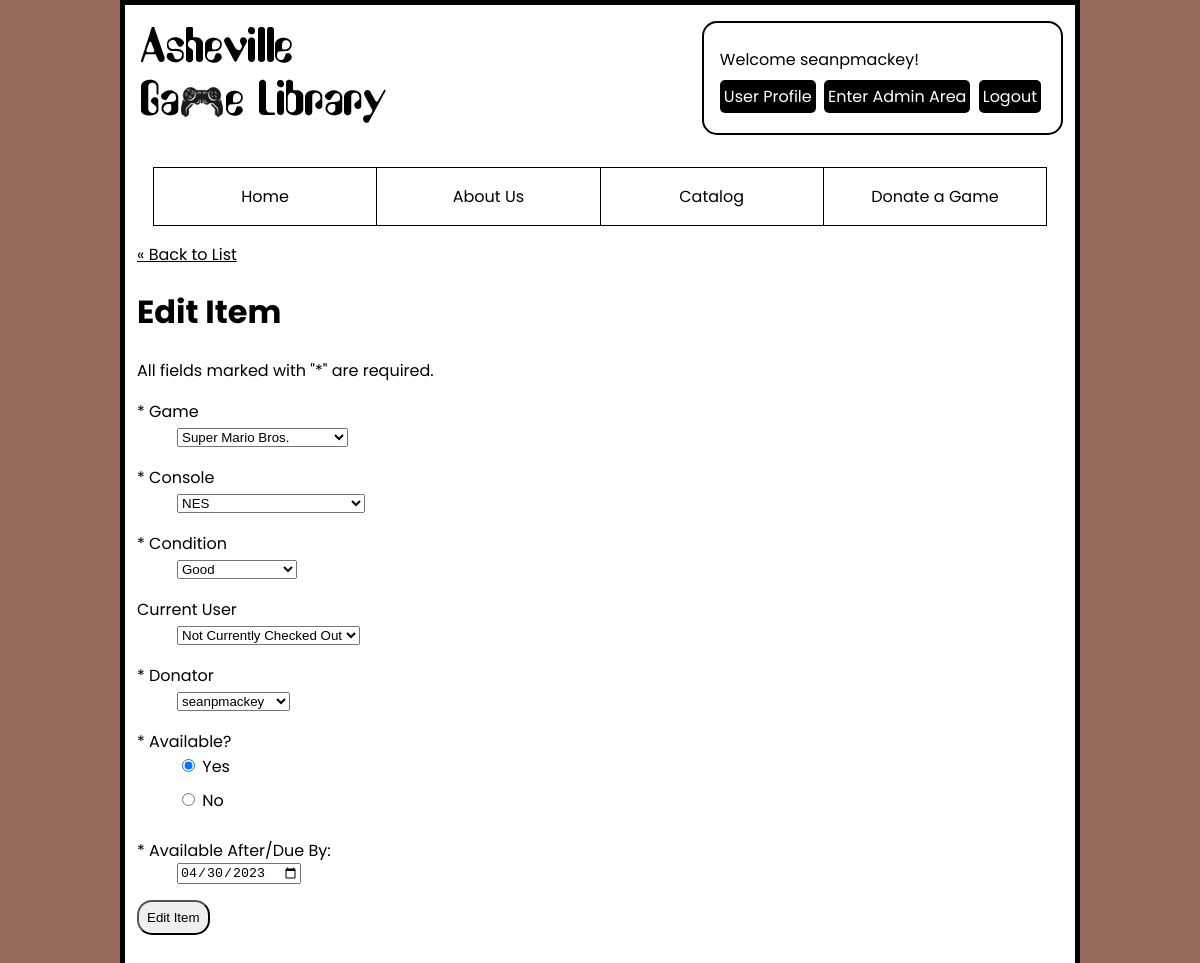
Page /admin/inventory/edit.php?id=1 (signed in) on the committed database.
### tables this page shows
CREATE TABLE `users_usr` (
  `id` int(11) NOT NULL,
  `fname_usr` varchar(255) NOT NULL,
  `lname_usr` varchar(255) NOT NULL,
  `username_usr` varchar(255) NOT NULL,
  `email_usr` varchar(255) NOT NULL,
  `hashed_password_usr` varchar(255) NOT NULL,
  `street_address_usr` varchar(255) NOT NULL,
  `city_usr` varchar(255) NOT NULL,
  `zip_usr` varchar(255) NOT NULL,
  `id_sta_usr` int(11) NOT NULL,
  `user_level_usr` enum('user','admin') NOT NULL
);

CREATE TABLE `inventory_inv` (
  `id` int(11) NOT NULL,
  `id_gme_inv` int(11) DEFAULT NULL,
  `id_con_inv` int(11) DEFAULT NULL,
  `condition_inv` enum('Like New','Great','Good','Acceptable','Poor') NOT NULL,
  `id_usr_inv` int(11) DEFAULT NULL,
  `id_usrdonator_inv` int(11) DEFAULT NULL,
  `available_inv` tinyint(1) NOT NULL,
  `available_after_inv` date NOT NULL
);

CREATE TABLE `games_gme` (
  `id` int(11) NOT NULL,
  `name_gme` varchar(255) NOT NULL,
  `id_age_gme` int(11) DEFAULT NULL,
  `id_gnr_gme` int(11) DEFAULT NULL,
  `id_cmppub_gme` int(11) DEFAULT NULL
);

CREATE TABLE `consoles_con` (
  `id` int(11) NOT NULL,
  `name_con` varchar(255) NOT NULL
);

### private/functions.php (called while the page is built, shortened)
<?php
function url_for($script_path) {
  if($script_path[0] != '/') {
    $script_path = "/" . $script_path;
  }
  return WWW_ROOT . $script_path;
}
function h($string="") {
  return htmlspecialchars($string);
}
?>

### private/initialize.php (called while the page is built, shortened)
<?php
  require_once('functions.php');
  $session = new Session;
?>

### private/classes/Session.class.php (called while the page is built, shortened)
<?php
class Session {
    private $user_id;
    private $last_login;
    public function is_logged_in() {
        return isset($this->user_id) && $this->last_login_is_recent();
    }
    private function check_stored_login() {
        if(isset($_SESSION['user_id'])) {
            $this->user_id = $_SESSION['user_id'];
            $this->username = $_SESSION['username'];
            $this->last_login = $_SESSION['last_login'];
        }
    }
    private function last_login_is_recent() {
      if(!isset($this->last_login)){
        return false;
      } elseif($this->last_login + self::MAX_LOGIN_AGE < time() || !User::find_by_id($this->user_id)) {
        $this->logout();
        return false;
      } else {
        return true;
      }
    }
}

### private/classes/DatabaseObject.class.php (called while the page is built, shortened)
<?php
class DatabaseObject {
  static protected $database;
  static protected $table_name = "";
  static public function set_database($database) {
    self::$database = $database;
  }
  static public function find_by_sql($sql) {
    $result = self::$database->query($sql);
    $object_array = [];
    while($record = $result->fetch_assoc()) {
      $object_array[] = static::instantiate($record);
    }
    return $object_array;
  }
  static public function find_all() {
    $sql = "SELECT * FROM " . static::$table_name;
    return static::find_by_sql($sql);
  }
  static public function find_by_id($id) {
    $sql = "SELECT * FROM " . static::$table_name . " ";
    $sql .= "WHERE id='" . self::$database->escape_string($id) . "'";
    $obj_array = static::find_by_sql($sql);
    if(!empty($obj_array)) {
      return array_shift($obj_array);
    } else {
      return false;
    }
  }
  static protected function instantiate($record) {
    $object = new static;
    foreach($record as $property => $value) {
      if(property_exists($object, $property)) {
        $object->$property = $value;
      }
    }
    return $object;
  }
}
?>

### private/status_error_functions.php (called while the page is built, shortened)
<?php
function require_login() {
  global $session;
  if(!$session->is_logged_in()){
    redirect_to(url_for('login.php'));
  }
}
function require_admin() {
  require_login();
}
?>

### private/classes/Game.class.php (called while the page is built, shortened)
<?php
class Game extends DatabaseObject {
  static protected $table_name = "games_gme";
  public static function getGamesAlphabetized() {
    $sql = "SELECT * FROM " . static::$table_name . " ORDER BY name_gme";
    return(static::find_by_sql($sql));
  }
}
?>

### private/classes/InventoryItem.class.php (called while the page is built, shortened)
<?php
class InventoryItem extends DatabaseObject {
  public $available_inv;
  public function __construct($args=[]) {
    $this->available_inv = $args['available_inv'] ?? '0';
  }
  public function getAvailability() {
    if($this->available_inv) {
      return "Yes";
    }
    else {
      return "No";
    }
  }
}
?>

### admin/inventory/form_fields.php (the view, shortened to what this page needs)
<?php
  $games = Game::getGamesAlphabetized();
  $consoles = Console::find_all();
  $users = User::find_all();
?>
<dl>
  <dt><label for="item[id_gme_inv]">* Game</label></dt>
  <dd>
    <select name="item[id_gme_inv]" id="item[id_gme_inv]" required>
    <?php foreach($games as $game) { ?>
      <option value="<?php echo $game->id; ?>" <?php if($item->id_gme_inv == $game->id) { echo 'selected'; } ?>><?php echo $game->name_gme; ?></option>
    <?php } ?>
    </select>
  </dd>
</dl>
<dl>
  <dt><label for="item[id_con_inv]">* Console</label></dt>
  <dd>
    <select name="item[id_con_inv]" id="item[id_con_inv]" required>
    <?php foreach($consoles as $console) { ?>
      <option value="<?php echo $console->id; ?>" <?php if($item->id_con_inv == $console->id) { echo 'selected'; } ?>><?php echo $console->name_con; ?></option>
    <?php } ?>
    </select>
  </dd>
</dl>
<dl>
  <dt><label for="item[condition_inv]">* Condition</label></dt>
  <dd>
    <select name="item[condition_inv]" id="item[condition_inv]" required>
      <?php foreach(InventoryItem::$conditions as $condition) { ?>
        <option value="<?= $condition?>" <?php if($item->condition_inv == $condition) {echo 'selected';} ?>><?= $condition ?></option>
      <?php } ?>
    </select>
  </dd>
</dl>
<dl>
  <dt><label for="item[id_usr_inv]">Current User</label></dt>
  <dd>
    <select name="item[id_usr_inv]" id="item[id_usr_inv]">
      <option value="">Not Currently Checked Out</option>
    </select>
  </dd>
</dl>
<dl>
  <dt><label for="item[id_usrdonator_inv]">* Donator</label></dt>
  <dd>
    <select name="item[id_usrdonator_inv]" id="item[id_usrdonator_inv]" required>
    <?php foreach($users as $user) { ?>
      <option value="<?php echo $user->id; ?>" <?php if($item->id_usrdonator_inv == $user->id) { echo 'selected'; } ?>><?php echo $user->username_usr; ?></option>
    <?php } ?>
    </select>
  </dd>
</dl>
<dl>
  <dt>* Available?</dt>
  <dd><input type="radio" name="item[available_inv]" id="availableYes" value="1" required <?php if($item->getAvailability() == 'Yes') {echo "checked='true'";}?>>
  <label for="availableYes">Yes</label><br>
  <input type="radio" name="item[available_inv]" id="availableNo" value="0" required <?php if($item->getAvailability() == 'No') {echo "checked='true'";}?> >
  <label for="availableNo">No</label>
  </dd>
</dl>
<dl>
  <dt><label for="item[available_after_inv]">* Available After/Due By:</label></dt>
  <dd><input type="date" name="item[available_after_inv]" value="<?= $item->available_after_inv?>" id="item[available_after_inv]" required>
  </dd>
</dl>

### private/shared/admin_header.php (shortened to what this page needs)
<!DOCTYPE html>
<html lang="en">
  <head>
    <link rel="stylesheet" href="<?php echo url_for('/stylesheets/css.css'); ?>">
  </head>
  <body>
    <div id="content-wrapper">
    <header role="banner">
      <a href="<?php echo url_for('index.php'); ?>"><img src="<?= url_for('images/logo.png')?>" alt="AshevilleGame Library Logo" width="249" height="96"></a>
      <?php
        require_admin();
        echo "<div id='user_links'>";
        echo "<span>Welcome ". h($session->username) . "!</span><br>";
        echo "<a href='". url_for("/profile") ."'>User Profile</a> ";
        echo "<a href='". url_for("/admin") ."'>Enter Admin Area</a> ";
        echo "<a href='". url_for("logout.php") ."'>Logout</a><br>";
        echo "</div>";
      ?>
    </header>
    <nav role="navigation">
      <?php include(SHARED_PATH . "/navbar.php"); ?>
    </nav>

### stylesheets/css.css (style rules this page uses)
:root { --main-bg-color: rgb(151, 106, 92); --main-bg-color-hover: #c8c8c8; --main-text-color: #000; --main-link-color: #000; --alternate-bg-color: #d1d1d1; }
* { box-sizing: border-box; }
html { font: 16px 'Poppins', sans-serif; }
body { background-color: var(--main-bg-color); margin: 0; }
#content-wrapper { background-color: #fff; border: 5px solid #000; color: #000; margin: 0 auto 0; min-height: 100vh; overflow: hidden; padding: 0 .75rem 1rem; width: 80%; }
img { height: auto; max-width: 100%; }
a { color: var(--main-link-color); }
header { align-items: center; display: flex; justify-content: space-between; }
#user_links { border: 2px solid #000; border-radius: 15px; margin: 1rem 0; padding: 1rem; text-align: left; }
#user_links span { display: inline-block; margin: .5rem 0; }
#user_links a { background-color: #000; color: #fff; border-radius: 5px; display: inline-block; margin-bottom: .25rem; margin-right: .25rem; padding: .25rem; text-decoration: none; }
nav { text-align: center; }
input { display: block; margin-bottom: 1rem; }
input[type=radio] { display: inline-block; }
@media screen and (max-width: 1200px) { #content-wrapper { font-size: calc(10px + (16 - 10) * (100vw - 320px) / (1200 - 320)); } }

### rows in the picture
users_usr: username_usr "seanpmackey"
inventory_inv: id_gme_inv.name_gme "Super Mario Bros.", id_con_inv.name_con "NES", condition_inv "Good", id_usrdonator_inv.username_usr "seanpmackey", available_inv "☑ Yes", available_inv "☐ No", available_after_inv "04/30/2023"
